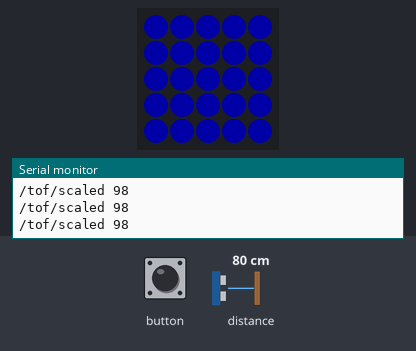
A sketch run on a simulated ESP32. On the bench: 5×5 RGB LED matrix (first LED top left, wired row by row), the last lines printed to the serial monitor. Wiring (inferred from the names in the program): VL53L0X range finder at I2C address 0x29. Inputs (shaded band) come from the test bench; at power-on: distance to the obstacle 80 cm. Dim RGB values are drawn brighter than linear.

Above: at 1.2 s.
1.3 s: button pressed for 0.15 s
At 1.33 s:
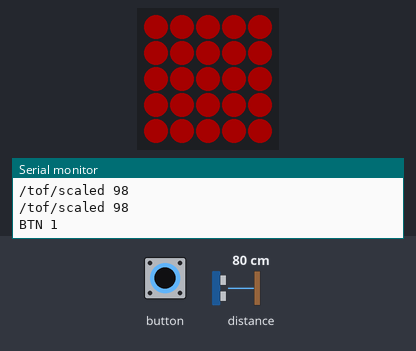
At 2.4 s:
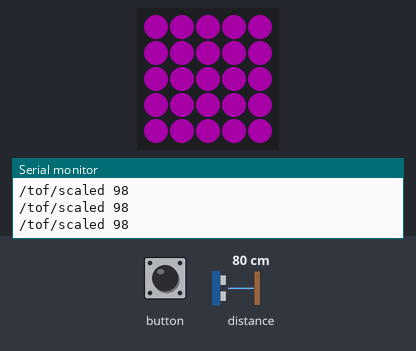
Timing chart, 0 to 4.3 s (numbered marks = the images above; inputs shaded):
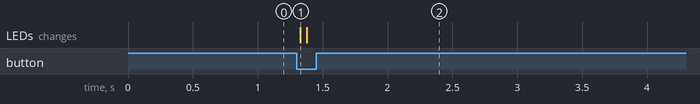

The sketch:

m5duino-tof-usb.ino
```cpp
/*
Sensor TOF to usb
*/
byte ID = 1;

const int numReadings = 10;
int readIndex = 0;          // the index of the current reading
int total = 0;              // the running total
int average = 0;            // the average

int readings[numReadings];  // the readings from the analog input


// m5 LED
#include "M5Atom.h"

// couleur du led
#define RED 0xff, 0x00, 0x00
#define YELLOW 0xff, 0xff, 0x00
#define GREEN 0x00, 0xff, 0x00
#define CYAN 0x00, 0xff, 0xff
#define BLUE 0x00, 0x00, 0xff
#define PINK 0xff, 0x00, 0xff
#define OFF 0x00, 0x00, 0x00


uint8_t DisBuff[2 + 5 * 5 * 3];
void set_m5_led(uint8_t Rdata, uint8_t Gdata, uint8_t Bdata) {
  DisBuff[0] = 0x05;
  DisBuff[1] = 0x05;
  for (int i = 0; i < 25; i++) {
    DisBuff[2 + i * 3 + 1] = Rdata;  // -> fix : grb? weird?
    DisBuff[2 + i * 3 + 0] = Gdata;  //->  fix : grb? weird?
    DisBuff[2 + i * 3 + 2] = Bdata;
  }
  M5.dis.displaybuff(DisBuff);
}

void cycle_m5_color(int d_time) {
  delay(d_time);
  set_m5_led(RED);
  delay(d_time);
  set_m5_led(YELLOW);
  delay(d_time);
  set_m5_led(GREEN);
  delay(d_time);
  set_m5_led(CYAN);
  delay(d_time);
  set_m5_led(BLUE);
  delay(d_time);
  set_m5_led(PINK);
}


// \m5 LED

// TOF
#define VL53L0X_REG_IDENTIFICATION_REVISION_ID 0xc2
#define VL53L0X_REG_PRE_RANGE_CONFIG_VCSEL_PERIOD 0x50
#define VL53L0X_REG_FINAL_RANGE_CONFIG_VCSEL_PERIOD 0x70
#define VL53L0X_REG_SYSRANGE_START 0x00
#define VL53L0X_REG_RESULT_INTERRUPT_STATUS 0x13
#define VL53L0X_REG_RESULT_RANGE_STATUS 0x14
#define address 0x29  //I2C address

byte gbuf[16];

uint16_t bswap(byte b[]) {
  // Big Endian unsigned short to little endian unsigned short
  uint16_t val = ((b[0] << 8) & b[1]);
  return val;
}

uint16_t makeuint16(int lsb, int msb) {
  return ((msb & 0xFF) << 8) | (lsb & 0xFF);
}

void write_byte_data(byte data) {
  Wire.beginTransmission(address);
  Wire.write(data);
  Wire.endTransmission();
}

void write_byte_data_at(byte reg, byte data) {
  // write data word at address and register
  Wire.beginTransmission(address);
  Wire.write(reg);
  Wire.write(data);
  Wire.endTransmission();
}

void write_word_data_at(byte reg, uint16_t data) {
  // write data word at address and register
  byte b0 = (data & 0xFF);
  byte b1 = ((data >> 8) && 0xFF);

  Wire.beginTransmission(address);
  Wire.write(reg);
  Wire.write(b0);
  Wire.write(b1);
  Wire.endTransmission();
}

byte read_byte_data() {
  Wire.requestFrom(address, 1);
  while (Wire.available() < 1) delay(1);
  byte b = Wire.read();
  return b;
}

byte read_byte_data_at(byte reg) {
  //write_byte_data((byte)0x00);
  write_byte_data(reg);
  Wire.requestFrom(address, 1);
  while (Wire.available() < 1) delay(1);
  byte b = Wire.read();
  return b;
}

uint16_t read_word_data_at(byte reg) {
  write_byte_data(reg);
  Wire.requestFrom(address, 2);
  while (Wire.available() < 2) delay(1);
  gbuf[0] = Wire.read();
  gbuf[1] = Wire.read();
  return bswap(gbuf);
}

void read_block_data_at(byte reg, int sz) {
  int i = 0;
  write_byte_data(reg);
  Wire.requestFrom(address, sz);
  for (i = 0; i < sz; i++) {
    while (Wire.available() < 1) delay(1);
    gbuf[i] = Wire.read();
  }
}

uint16_t VL53L0X_decode_vcsel_period(short vcsel_period_reg) {
  // Converts the encoded VCSEL period register value into the real
  // period in PLL clocks
  uint16_t vcsel_period_pclks = (vcsel_period_reg + 1) << 1;
  return vcsel_period_pclks;
}

int read_tof_dist() {
  write_byte_data_at(VL53L0X_REG_SYSRANGE_START, 0x01);

  byte val = 0;
  int cnt = 0;
  while (cnt < 100) {  // 1 second waiting time max
    delay(10);
    val = read_byte_data_at(VL53L0X_REG_RESULT_RANGE_STATUS);
    if (val & 0x01) break;
    cnt++;
  }
  // if (val & 0x01) Serial.println("ready"); else Serial.println("not ready");

  read_block_data_at(0x14, 12);
  uint16_t acnt = makeuint16(gbuf[7], gbuf[6]);
  uint16_t scnt = makeuint16(gbuf[9], gbuf[8]);
  uint16_t dist = makeuint16(gbuf[11], gbuf[10]);
  byte DeviceRangeStatusInternal = ((gbuf[0] & 0x78) >> 3);

  //Serial.print("-------\nambient count: "); Serial.println(acnt);
  //Serial.print("signal count: ");  Serial.println(scnt);
  //Serial.print("distance ");       Serial.println(dist);
  //Serial.print("status: ");        Serial.println(DeviceRangeStatusInternal);
  if (dist > 5000 || dist < 21) { dist = -1; }  //filter
  return dist;
}

// \end TOF


void setup() {
  // put your setup code here, to run once:
  M5.begin(true, false, true);
  Wire.begin(26, 32);  // join i2c bus (address optional for master)
  set_m5_led(RED);


  // Create broadcast IP
  //ip_broadcast = Ethernet.localIP();
  //ip_broadcast[3]=255;

  // Print init state

  Serial.println("m5duino-tof-usb");
  set_m5_led(BLUE);


}


void loop() {
  // put your main code here, to run repeatedly:
  // listen for incoming clients
  M5.update();

  int distance = read_tof_dist();
  int distance_scaled=constrain(map(distance,20,2048,0,255),0,255);
  if (distance == -1)
  {
    distance_scaled=-1;
  }

  //set_m5_led(uint8_t(0),uint8_t(255),uint8_t(10));
  //M5.dis.drawpix(0, 0xfff000);  // YELLOW 黄色

  if (distance > 0){
    //Serial.println(distance_scaled);
    //oscUdp.sendMessage("/tof/raw","ii",ID,distance);
    //oscUdp.sendMessage("/tof/scaled","ii",ID,distance_scaled);
  } else {
    // if out off boundaries, distance = -1;
  }
  Serial.print("/tof/scaled ");
  Serial.println(distance_scaled);


  if (M5.Btn.wasPressed()) {
    Serial.println("BTN 1");
   // oscUdp.sendMessage("/btn", "i", 1);
    cycle_m5_color(10);
  }
  if (M5.Btn.wasReleased()) {
    Serial.println("BTN 0");
    //oscUdp.sendMessage("/btn", "i", 0);
    //cycle_m5_color(10);
  }
}
```

Measured:
- after the input at 1.3 s, the LEDs: change at once (image 1)
